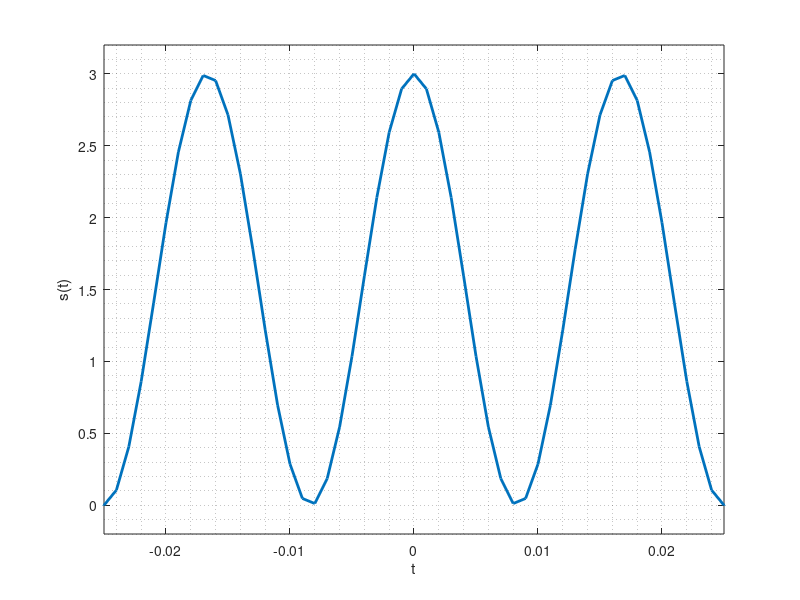
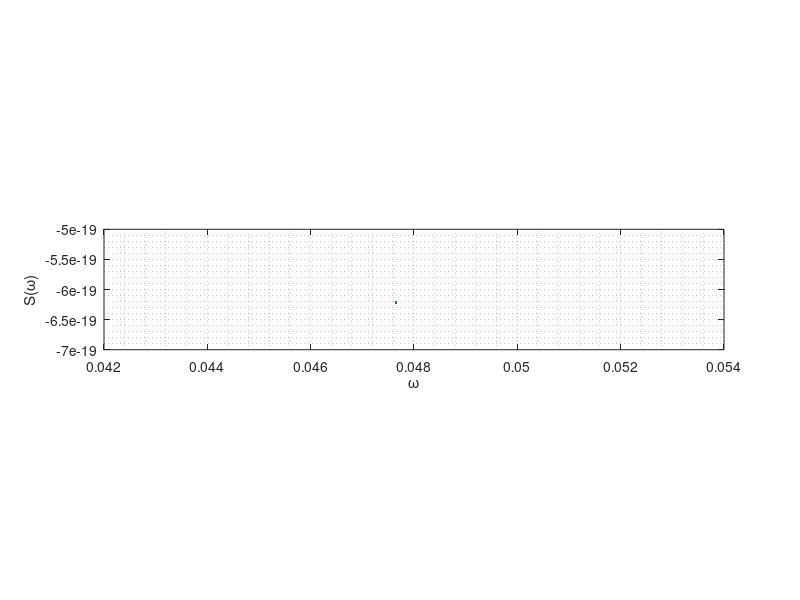

Here is the MATLAB script that generated these plots, in order: (Note: this script raises an error after producing the figures.)
clc; close all; clear;

ts=1e-3;
t=-6:ts:6;
s=3*(cos(60*pi*t)).^2;

figure()
%subplot(3,1,1)
plot(t,s,'linewidth',2);
ylabel('s(t)'); xlabel('t');
ylim([min(s)-0.2,max(s)+0.2]); xlim([-1/40 1/40]);
grid(gca,'minor');

ws=1e-3;
w=-20:ws:20;
S=(((-9.*i.*exp(-i.*w/30)).*(-1+exp(i.*w/30)).*(w.^2-(4800.*pi.^2)))/(2.*w.^3-(28800.*pi.^2.*w)));
%S(find(w==0))=12;

figure()
subplot(3,1,2)
plot(S,'linewidth',2);
ylabel('S(\omega)'); xlabel('\omega');
%ylim([0,9]); xlim([min(w),max(w)]);
grid(gca,'minor');

fs=1/ts;
[f_m,S_m]=spectrumGen(s,fs,2);
figure()
%subplot(3,1,3)
plot(f_m*(4*pi),S_m,'linewidth',2);
ylabel('S(f)'); xlabel('f');
ylim([0,max(S_m)+0.2]); xlim([-20,20]);
grid(gca,'minor');